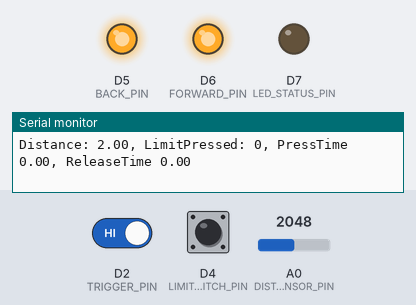
The sketch below on a simulated Particle Photon. Shown: output pins drawn as LEDs (lit = HIGH), the last lines printed to the serial monitor. The inputs (shaded band) are chosen by the test bench; at power-on: D2 (TRIGGER_PIN) HIGH, D4 (LIMIT_SWITCH_PIN) HIGH, A0 (DISTANCE_SENSOR_PIN) = 2048. EEPROM starts erased.

Above: at 2.7 s.
2.8 s: D2 (TRIGGER_PIN) driven LOW
At 2.95 s:
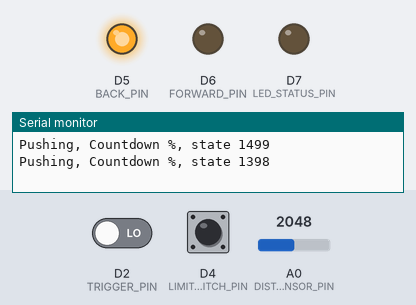
At 5.8 s:
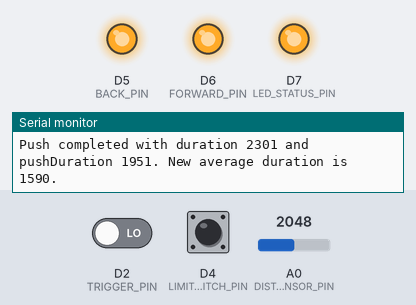
6.3 s: D4 (LIMIT_SWITCH_PIN) pulled LOW for 1.2 s
Timing chart, 0 to 15.8 s (numbered marks = the images above; inputs shaded):
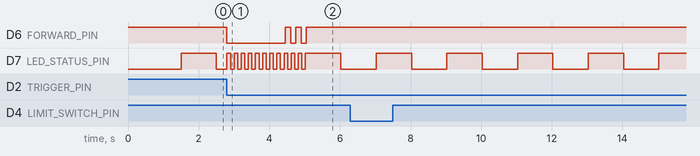

The sketch:

SoapBelt.ino
```cpp
/*
 * Project SoapBelt
 * Description:
 * Author:
 * Date:
 */

#include "calibration.h"

//#define NO_MESH_GATEWAY
#ifdef NO_MESH_GATEWAY
SYSTEM_MODE(MANUAL);
#endif


#define RELAY_ON(pin) digitalWrite(pin,LOW)
#define RELAY_OFF(pin) digitalWrite(pin,HIGH)

uint16_t pushDuration = DEFAULT_DURATION_MS;


void setup() {
  // ensure relays are off
  pinMode(FORWARD_PIN,OUTPUT);
  RELAY_OFF(FORWARD_PIN);
  pinMode(BACK_PIN, OUTPUT);
  RELAY_OFF(BACK_PIN);
  // settle delay
  delay(1500);
  Serial.begin(9600);
  pinMode(LED_STATUS_PIN, OUTPUT);
  pinMode(TRIGGER_PIN, INPUT);
  attachInterrupt(TRIGGER_PIN,sensorTriggerHandler, FALLING);
  Mesh.subscribe(SENSOR_EVENT,publishTriggerHandler);
  Calibration::setupCalibration();
  Serial.println("SoapBelt Started");
}


static bool isPushing = false;
volatile bool sensorTriggered = false;
static system_tick_t pushStartTime = 0;
void loop() {
  system_tick_t time = millis();
  RelayMode pushState = updatePushState(time);
  setRelayMode(FORWARD_PIN, pushState, time);
  if(pushState != Off) {
    if(blink(time,100)) {
        Serial.printf("Pushing, Countdown %, state %u \n", pushDuration-(time-pushStartTime), pushState);
    }
  }
  else if(sensorTriggered) {
    startPushing(time);
  }
  else if(blink(time, 1000)) {
    printStatus(time);
  }
}

static uint16_t relayOnDurationMs = 0;
void toggleRelay(int pin, bool toggle, system_tick_t time) {
  static bool currentToggle = false;
  static system_tick_t lastToggleTime = 0;
  if(currentToggle) {
    relayOnDurationMs += time - lastToggleTime;
  }
  if(toggle) {
    RELAY_ON(pin);
  }
  else {
    RELAY_OFF(pin);
  }
  currentToggle = toggle;
  lastToggleTime = time;
}


void setRelayMode(int pin, RelayMode mode, system_tick_t time) {
  const uint16_t SLOW_ON_CYCLE=SLOW_WINDOW*SLOW_DUTY_CYCLE;
  static system_tick_t slowCycleBegin = 0;
  if(mode != Slow) {
    toggleRelay(pin, mode == On,time);
    return;
  }
  uint16_t cycle = time-slowCycleBegin;
  if(cycle > SLOW_WINDOW) {
    slowCycleBegin=time;
    cycle = 0;
  }
  if(cycle < SLOW_ON_CYCLE)
    toggleRelay(pin,true, time);
  else
    toggleRelay(pin, false, time);
}


volatile system_tick_t sensorTriggerTime = 0;
void publishTriggerHandler(const char *event, const char *data) {
  sensorTriggerHandler();
}
void sensorTriggerHandler() {
  static system_tick_t lastInterrupt =0;
  sensorTriggerTime = millis();
  if(sensorTriggerTime - lastInterrupt < DEBOUNCE_TIME_MS) {
      return;
  }
//  Serial.printf("Sensor triggered at %.2f. Current push state is %u. Sensor trigger state is %u.\n",sensorTriggerTime/1000.0, isPushing,sensorTriggered);
  sensorTriggered = true;
}
void startPushing(system_tick_t time) {
  sensorTriggered = false;
  pushStartTime = time;
  isPushing = true;
  pushDuration = Calibration::getPushDuration();
  relayOnDurationMs = 0;
  toggleRelay(FORWARD_PIN, true,time);
  Serial.printf("Started pushing at %.2f, with expected duration %u. \n",time/1000.0,pushDuration);
}
system_tick_t pushEndTime = 0;
void stopPushing(system_tick_t time) {
  isPushing = false;
  pushEndTime = time;
  toggleRelay(FORWARD_PIN, false, time);
  Calibration::updatePushDuration(pushStartTime,pushEndTime, relayOnDurationMs);
  sensorTriggered = false;
}

RelayMode updatePushState(system_tick_t time) {
  uint16_t duration = time-pushStartTime;
  RelayMode sensorMode = Calibration::checkSensors(time);
  if(!isPushing)
    return Off;
  if(duration > pushDuration + MAXIMUM_PUSH_FLEX_MS) {
    Serial.printf("Duration %u out of range. Stopping.\n",duration);
    sensorMode = Off;
  }
  if(sensorMode == On && duration > pushDuration) {
    sensorMode = Slow;
  }
  if(sensorMode == Off) {
    stopPushing(time);
  }
  return sensorMode;
}


bool blink(system_tick_t time, uint16_t speed) {
  static int BLINK = LOW;
  static system_tick_t lastBlink;
  if(time-lastBlink > speed) {
    lastBlink = time;
    digitalWrite(LED_STATUS_PIN, (BLINK = !BLINK));
    return true;
  }
  return false;
}

void printStatus(system_tick_t time) {

    Serial.printf("Time: %.2f, Last Trigger: %.2f, AvgDuration: %u \n",
      time/1000.0,
      sensorTriggerTime/1000.0,
//      pushEndTime > 0 ? pushEndTime-pushStartTime : 0.0,
      pushDuration);
    Calibration::printCalibrationStatus();

}
```

calibration.cpp
```cpp
#include "calibration.h"
#include <cmath>
#include "movingAvg.h"

const double MAX_VOLTAGE = 3.3;
const double MAX_SENSOR_VOLTAGE = 3.2;
const int ADC_BITS = 12;
const int MAX_ADC_VALUE = pow(2,ADC_BITS);
const double MAX_SENSOR_VALUE = (MAX_SENSOR_VOLTAGE/MAX_VOLTAGE) * (double)MAX_ADC_VALUE;
const double SENSOR_DISTANCE_CM = 5.0;
#define NUM_READINGS 32
static movingAvg avgTime(NUM_READINGS);
void limitSwitchInterrupt();
/**
 * Calibration
 *
 *
 **/
uint16_t avgDuration = DEFAULT_DURATION_MS;

void  Calibration::setupCalibration() {
   pinMode(DISTANCE_SENSOR_PIN, INPUT);
    pinMode(LIMIT_SWITCH_PIN, INPUT_PULLUP);
    attachInterrupt(LIMIT_SWITCH_PIN, limitSwitchInterrupt, CHANGE);
    uint8_t version;
    EEPROM.get(0, version);
    avgTime.begin();
    if(version != VERSION) {
      EEPROM.put(1,avgDuration);
      EEPROM.put(0,version);
      Serial.printf("No calibration found, loading defaults: ");
    }

    // seed the average
    for(int i =0; i < 4; i++)
        avgTime.reading(avgDuration);

    Serial.printf("Calibration version %u, duration %u, window %u\n",version, avgDuration, MAXIMUM_PUSH_FLEX_MS);
}


void Calibration::updatePushDuration(system_tick_t startTime, system_tick_t endTime, uint16_t relayDurationMs) {
    uint16_t totalDuration = endTime-startTime;
    Serial.printf("Push completed with duration %u and pushDuration %u. ", totalDuration, relayDurationMs);
    uint16_t durationBoundary = avgDuration - MAXIMUM_PUSH_FLEX_MS;
    if(relayDurationMs < durationBoundary){
        Serial.printf("Duration %u is too fast, calibrating with minimumDuration %u.\n", relayDurationMs, durationBoundary);
        relayDurationMs = durationBoundary;
    }
    else{
        durationBoundary = avgDuration + MAXIMUM_PUSH_FLEX_MS;
        if(relayDurationMs > durationBoundary){
            Serial.printf("Duration %u is too slow, calibrating with maximumDuration %u.\n", relayDurationMs, durationBoundary);
            relayDurationMs = durationBoundary;
        }
    }
    avgDuration  = avgTime.reading(relayDurationMs);
    Serial.printf("New average duration is %u.\n", avgDuration);
    EEPROM.put(1,avgDuration);
}

uint16_t Calibration::getPushDuration() {
    return avgDuration;
}


double getDistance() {
  int val =analogRead(DISTANCE_SENSOR_PIN);
  return map((double)val, 0.0, MAX_SENSOR_VALUE,0.0,SENSOR_DISTANCE_CM);
}

volatile bool switchPressed = false;
volatile system_tick_t switchPressTime = 0;
volatile system_tick_t switchReleaseTime = 0;
RelayMode Calibration::checkSensors(system_tick_t time) {
    if(!switchPressed) return On;
    if(switchReleaseTime > 0 && time-switchReleaseTime > 500) {
        Serial.println("Switch released");
        switchPressed = false;
        return Off;
    }
    return Slow;
}

void limitSwitchInterrupt() {
  static system_tick_t lastInterrupt =0;
  system_tick_t newTime = millis();
  if(newTime - lastInterrupt < DEBOUNCE_TIME_MS) {
      return;
  }
  lastInterrupt = newTime;

  int switchState = digitalRead(LIMIT_SWITCH_PIN);
  Serial.printf("switchState %u\n",switchState);
  if(!switchPressed) {
      if(switchState == LOW)  {
        switchPressed = true;
        switchPressTime = newTime;
        switchReleaseTime = 0;
        Serial.printf("Switch pressed %.2f \n", switchPressTime/1000.0);
      }
  }
  else {
    switchReleaseTime = newTime;
    Serial.printf("Switch released? %.2f \n", switchReleaseTime/1000.0);
  }
}

void Calibration::printCalibrationStatus() {
    Serial.printf("Distance: %.2f, LimitPressed: %u, PressTime %.2f, ReleaseTime %.2f\n", getDistance(), switchPressed, switchPressTime/1000.0,switchReleaseTime/1000.0);
}
```

calibration.h
```cpp
#ifndef CALIBRATION_H_INCLUDED
#define CALIBRATION_H_INCLUDED
#include "Particle.h"

#define LIMIT_SWITCH_PIN D4
#define DISTANCE_SENSOR_PIN A0
#define LED_STATUS_PIN D7
#define FORWARD_PIN D6
#define BACK_PIN D5
#define TRIGGER_PIN D2
#define SENSOR_EVENT "sensor_trigger"


#define VERSION 2

#define SLOW_DUTY_CYCLE .5
#define SLOW_WINDOW 300


#define DEBOUNCE_TIME_MS 100
#define DEFAULT_DURATION_MS 1500
#define MAXIMUM_PUSH_FLEX_MS 800

enum RelayMode {
    Off = HIGH,
    On = LOW,
    Slow = 2,
};

namespace Calibration {
    void setupCalibration();
    uint16_t getPushDuration();
    void updatePushDuration(system_tick_t startTime, system_tick_t endTime, uint16_t relayDurationMs);
    void printCalibrationStatus();
    RelayMode checkSensors(system_tick_t time);
}

#endif
```

Measured:
- after the input at 2.8 s, D6 (FORWARD_PIN): HIGH → LOW at once, then repeats every 0.30 s: HIGH 0.15 s, LOW 0.15 s, until it stays HIGH from 5.1 s
- by itself, D7 (LED_STATUS_PIN): alternates HIGH for 1.0 s and LOW for 1.0 s
